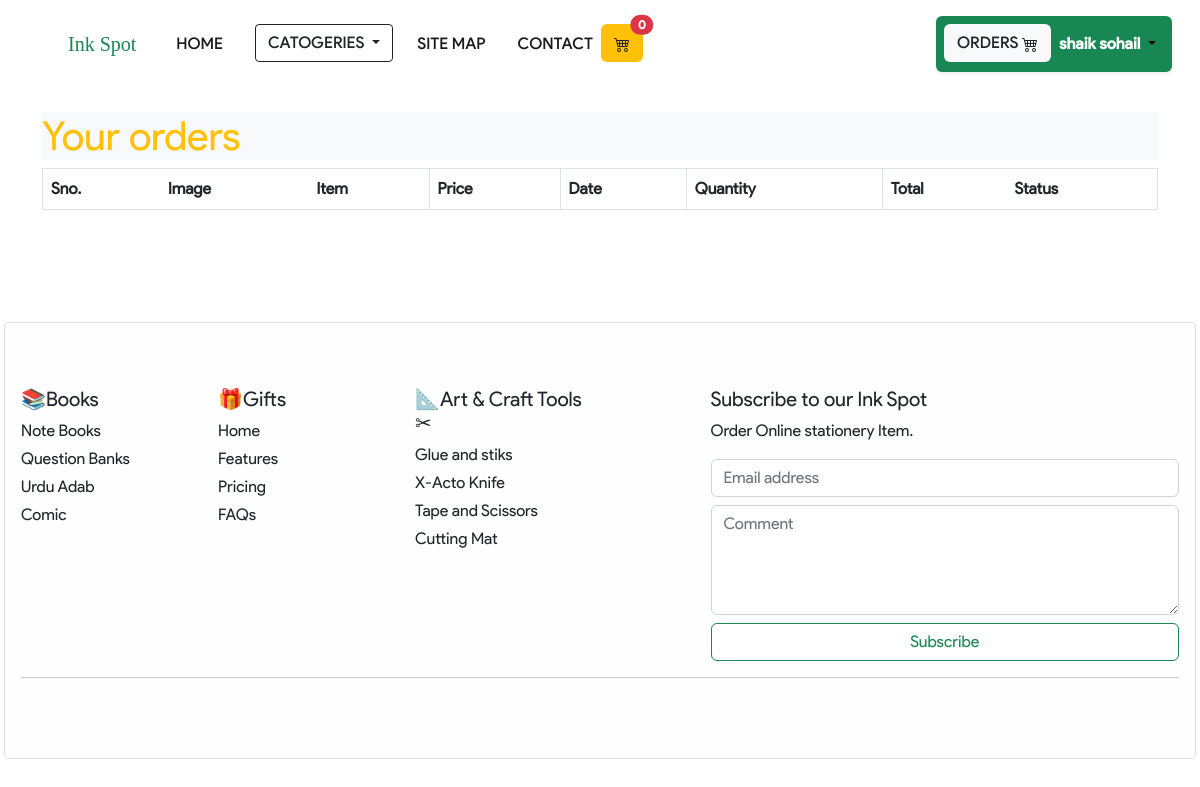
/orders/ (signed in), run on an earlier commit of the app's database.
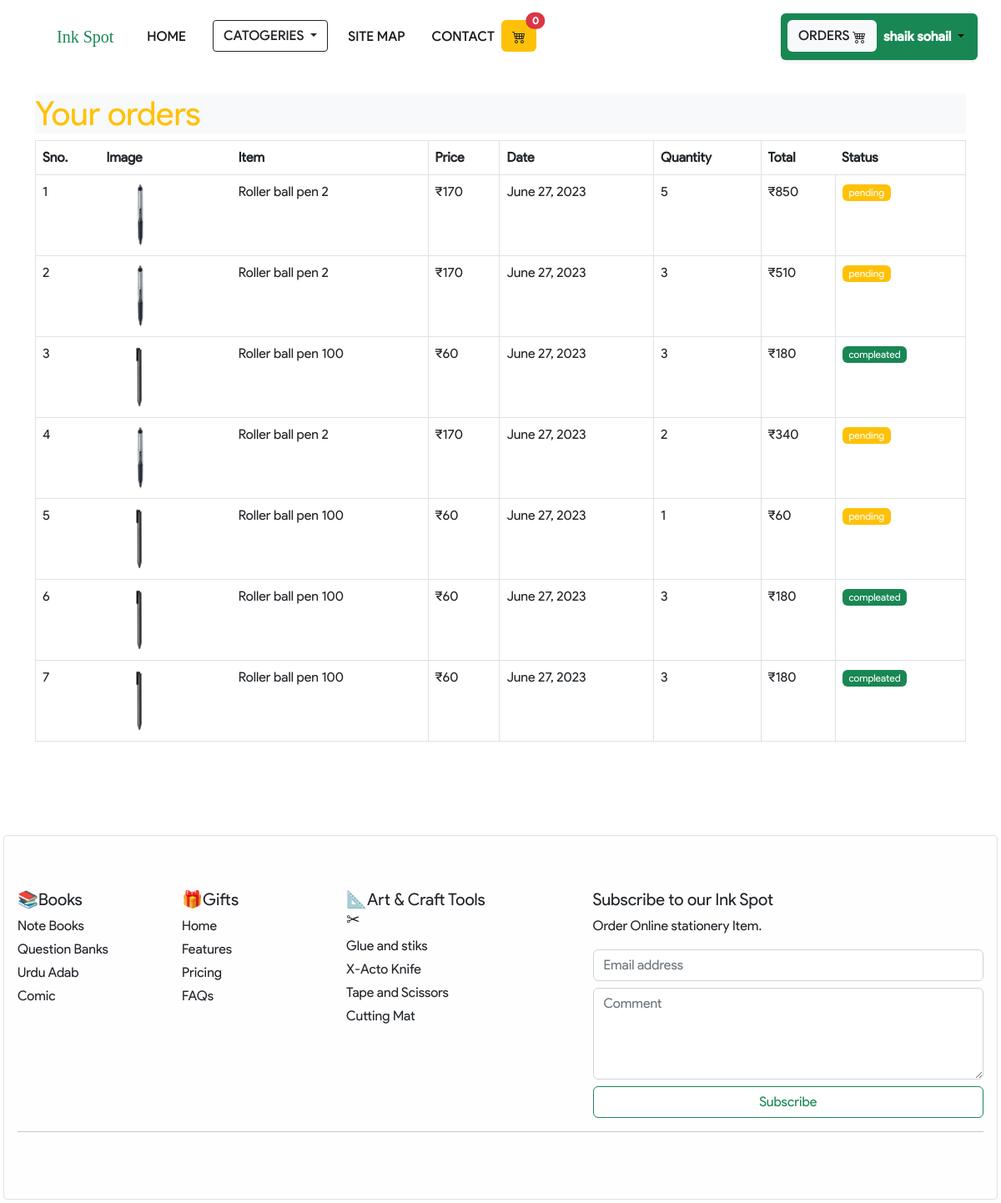
And on a later commit of the database.
### Ink_Spot/models/order.py (models this page shows, shortened)
class Order(models.Model):
    product  = models.ForeignKey(Product, on_delete=models.CASCADE)
    customer  = models.ForeignKey(Customer, on_delete=models.CASCADE)
    quantity  = models.IntegerField(default=1)
    price = models.IntegerField()
    date = models.DateField(default=datetime.datetime.today)
    address = models.CharField(max_length=100,default='',blank=True)
    zone  = models.CharField(max_length=50,default='',blank=True)
    phone = models.CharField(max_length=12,default='',blank=True)
    status = models.BooleanField(default=False)
    @staticmethod
    def get_orders_by_customer(customer_id):
        return Order.objects.filter(customer = customer_id)

### Ink_Spot/models/product.py (models this page shows, shortened)
class Product(models.Model):
    name = models.CharField(max_length=20)
    discount = models.CharField(max_length=10)
    price = models.IntegerField(default=0)
    desc = models.CharField(max_length=40)
    image = models.ImageField(upload_to="Uploads\product")
    categories = models.ForeignKey(Categories,on_delete=models.CASCADE, default=1)

### Ink_Spot/views.py (the view)
# urls.py: path('orders/',orders, name="orders"),
def orders(request):
    request.session['cart'] = {}
    user_profile = (request.session.get('name'))
    if request.method == "GET" or request.method == "post":
        customer = request.session.get('customer_id')
        order = Order.get_orders_by_customer(customer)
        orders = {}
        orders['orders'] = order
        orders['user'] = user_profile
        return render(request, 'order.html',orders)

### Ink_Spot/templatetags/custom_filter.py (called while the page is built)
@register.filter(name="multiply")
def multiply(n1,n2):
    return n1 * n2

### templates/order.html
{% extends 'base.html' %}
{% block content %}
{% load cart %}
{% load custom_filter %}
<div class="container ">
      <div class=" rounded  pt-4">
           <table class="table border">
            <h1 class="title bg-light text-warning text-outline-black">Your orders </h1>
            <thead>
                  <tr>
                        <th scope="col">Sno.</th>
                        <th scope="col">Image</th>
                        <th scope="col">Item</th>
                        <th scope="col" class="border">Price</th>
                        <th scope="col" class="border">Date</th>
                        <th scope="col" class="border">Quantity</th>
                        <th scope="col">Total</th>
                        <th scope="col">Status</th>
                  </tr>
            </thead>
            <tbody>
                  {% for order in orders %}
                  <tr class="border">
                        <td>{{forloop.counter}}</td>
                        <td><img src="{{order.product.image.url}}"  style="height: 80px;" alt="" class="rounded-circle img-fluid"></td>
                        <td>{{order.product.name}}</td>
                        <td class="border"><span>&#8377;</span>{{order.price}}</td>
                        <td class="border">{{order.date}}</td>
                        <td class="border">{{order.quantity}}</td>
                        <td><span>&#8377;</span>{{order.quantity|multiply:order.price}}</td>
                        {% if order.status %}
                        <td class="border"><span class="badge bg-success" style="font-weight: 400;">compleated</span></td>
                        {%else%}
                        <td class="border"><span class="badge bg-warning" style="font-weight: 400;">pending</span></td>
                        {% endif %}
                   </tr>
                  {% endfor %}
            </tbody>
           </table>
      </div>
</div>
{% endblock %}

### templates/base.html (shortened to what this page needs)
<!doctype html>
<html lang="en">
  <head>
    {% load static %}
    <link href="{% static 'css/main.css' %}" rel="stylesheet">
    <link href="{% static 'font/style.css' %}" rel="stylesheet">
  </head>
  <body style="font-family: Product Sans Regular;"  class="bg-white bg-opacity-25">
    <nav class="navbar navbar-expand-lg bg-white sticky-top  m-0 p-3  " style="font-family:Product Sans Medium Regular">
      <div class="container-fluid">
        <a class="navbar-brand text-success " href="/" style="font-family: 'Pacifico', cursive;">Ink Spot</a>
        <div class="collapse navbar-collapse" id="navbarSupportedContent">
          <ul class="navbar-nav me-auto mb-2 mb-lg-0">
            <li class="nav-item ">
              <a class="nav-link active ps-4" aria-current="page" href="/" >HOME</a>
            </li>
            <li class="nav-item  ">
                <div class="dropdown  ps-4">
                    <button class="btn  btn-white rounded-1 text-dark border border-dark dropdown-toggle" type="button" data-bs-toggle="dropdown" aria-expanded="false">
                      CATOGERIES
                    </button>
                </div>
            </li>
            <li class="nav-item  ">
              <a class="nav-link active ps-4" href="#">SITE MAP</a>
            </li>
            <li class="nav-item  ">
              <a class="nav-link active ps-4" href="#" >CONTACT</a>
            </li>
            {% if user %}
            <li class="nav-item button ">
              <a href="/cart" class="link text-black ">
              <button type="button" class="btn bg-warning position-relative">
                <span class="position-absolute top-0 start-100 translate-middle badge rounded-pill bg-danger">
                {{request.session.cart.keys|length}}
                </span>
              </button>
            </a>
            </li>
           {% endif %}
            </ul>
          <form class="d-flex">
            <ul class="navbar-nav me-auto  bg-success p-2 w-100 rounded shadow-sm mb-lg-0">
            {% if user %}
            <li class="nav-item  ">
              <a href="/orders" class="link text-black ">
                <button type="button" class="btn bg-light position-relative" >
                  ORDERS
                </button>
              </a>
            </li>
            {% endif %}
            <li class="nav-item dropdown ">
              <a class="nav-link dropdown-toggle active" href="#" role="button" data-bs-toggle="dropdown" aria-expanded="false" >
                {% if user %}
                <b class="text-white">{{user}}</b>
                {% endif %}
              </a>
             </li>
             </ul>
          </form>
        </div>
      </div>
   </nav>
    {% block content %}
    {% endblock %}
    <br>
    <br>
    <div class="m-1 p-3 rounded-1 mt-5 border " style="background-color: #fefeff ;">
    <footer class="py-5">
      <div class="row">
        <div class="col-6 col-md-2 fontsize text-dark">
          <h5>📚Books</h5>
          <ul class="nav flex-column">
            <li class="nav-item mb-1"><a href="#" class="nav-link p-0 text-dark">Note Books</a></li>
            <li class="nav-item mb-1"><a href="#" class="nav-link p-0 text-dark">Question Banks</a></li>
            <li class="nav-item mb-1"><a href="#" class="nav-link p-0 text-dark">Urdu Adab</a></li>
            <li class="nav-item mb-1"><a href="#" class="nav-link p-0 text-dark">Comic</a></li>
          </ul>
        </div>
        <div class="col-6 col-md-2 mb-3 fontsize text-dark">
          <h5>🎁Gifts</h5>
          <ul class="nav flex-column">
            <li class="nav-item mb-1"><a href="#" class="nav-link p-0 text-dark">Home</a></li>
            <li class="nav-item mb-1"><a href="#" class="nav-link p-0 text-dark">Features</a></li>
            <li class="nav-item mb-1"><a href="#" class="nav-link p-0 text-dark">Pricing</a></li>
            <li class="nav-item mb-1"><a href="#" class="nav-link p-0 text-dark">FAQs</a></li>
          </ul>
        </div>
        <div class="col-6 col-md-2 mb-3 fontsize text-dark">
          <h5>📐Art & Craft Tools ✂</h5>
          <ul class="nav flex-column">
            <li class="nav-item mb-1"><a href="#" class="nav-link p-0 text-dark">Glue and stiks</a></li>
            <li class="nav-item mb-1"><a href="#" class="nav-link p-0 text-dark"> X-Acto Knife</a></li>
            <li class="nav-item mb-1"><a href="#" class="nav-link p-0 text-dark">Tape and Scissors</a></li>
            <li class="nav-item mb-1"><a href="#" class="nav-link p-0 text-dark">Cutting Mat</a></li>
          </ul>
        </div>
        <div class="col-md-5 offset-md-1 fontsize text-dark">
          <form>
            <h5>Subscribe to our Ink Spot</h5>
            <p>Order Online stationery Item.</p>
            <div class="d-flex flex-column flex-sm-column w-100 gap-2">
              <input id="newsletter1" type="text" class="form-control" placeholder="Email address">
              <div class="form-outline w-100">
                <textarea class="form-control" id="textAreaExample" rows="4"
                  style="background: #fff;" placeholder="Comment"></textarea>
              </div>
              <button class="btn border-success text-success" style="background-color:rgb(255, 255, 255);" type="button">Subscribe</button>
            </div>
          </form>
        </div>
      </div>
      <hr>
    </footer>
   </div>
  </body>
</html>

What changed in the data, as far as the page shows it:
added Order: product.image (picture), product.name "Roller ball pen 2", price "170", date "June 27, 2023", quantity "5", quantity|multiply "850", status "pending"
added Order: product.image (picture), product.name "Roller ball pen 2", price "170", date "June 27, 2023", quantity "3", quantity|multiply "510", status "pending"
added Order: product.image (picture), product.name "Roller ball pen 100", price "60", date "June 27, 2023", quantity "3", quantity|multiply "180", status "compleated"
added Order: product.image (picture), product.name "Roller ball pen 2", price "170", date "June 27, 2023", quantity "2", quantity|multiply "340", status "pending"
added Order: product.image (picture), product.name "Roller ball pen 100", price "60", date "June 27, 2023", quantity "1", quantity|multiply "60", status "pending"
added Order: product.image (picture), product.name "Roller ball pen 100", price "60", date "June 27, 2023", quantity "3", quantity|multiply "180", status "compleated"
added Order: product.image (picture), product.name "Roller ball pen 100", price "60", date "June 27, 2023", quantity "3", quantity|multiply "180", status "compleated"
